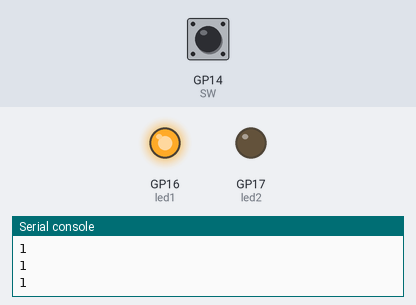
Recording of a program running on a simulated Raspberry Pi Pico running MicroPython. On the bench: output pins drawn as LEDs (lit = HIGH), the last lines printed to the serial console. Inputs (shaded band) come from the test bench; at power-on: GP14 (SW) HIGH.

Above: at 1.2 s.
1.3 s: GP14 (SW) pulled LOW for 0.15 s
At 1.4 s:
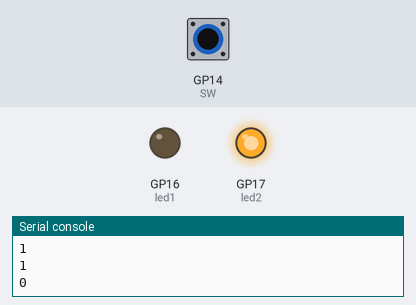
3.0 s: GP14 (SW) pulled LOW for 3.2 s
At 7.2 s:
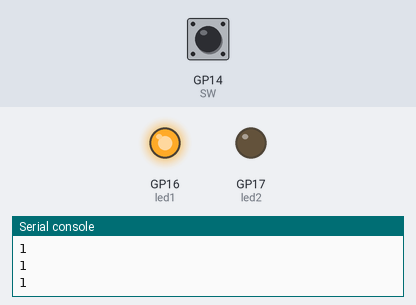
Timing chart, 0 to 8.7 s (numbered marks = the images above; inputs shaded):
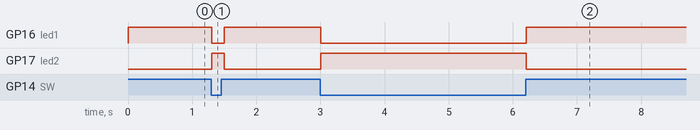

The program:

lib_iR.py
```python
"""
 2023/08/20
   iR センサーの状態でLED1,LED2 を点灯、消灯させる。
"""
import machine
import time

SW   = machine.Pin(14, machine.Pin.IN)
led1 = machine.Pin(16, machine.Pin.OUT)
led2 = machine.Pin(17, machine.Pin.OUT)

def human_read():
    return SW.value()

def main():

    while True:
        sense = human_read()
        if sense == 1:
            led1.on()
            led2.off()
        if sense == 0:
            led2.on()
            led1.off()

        print(sense)
        time.sleep(0.1)

if __name__=='__main__':
    main()
```

Measured:
- after the input at 1.3 s, GP16 (led1): HIGH → LOW at once, → HIGH 0.20 s later; GP17 (led2): LOW → HIGH at once, → LOW 0.20 s later
- after the input at 3.0 s, GP16 (led1): HIGH → LOW at once, → HIGH 3.2 s later; GP17 (led2): LOW → HIGH at once, → LOW 3.2 s later
